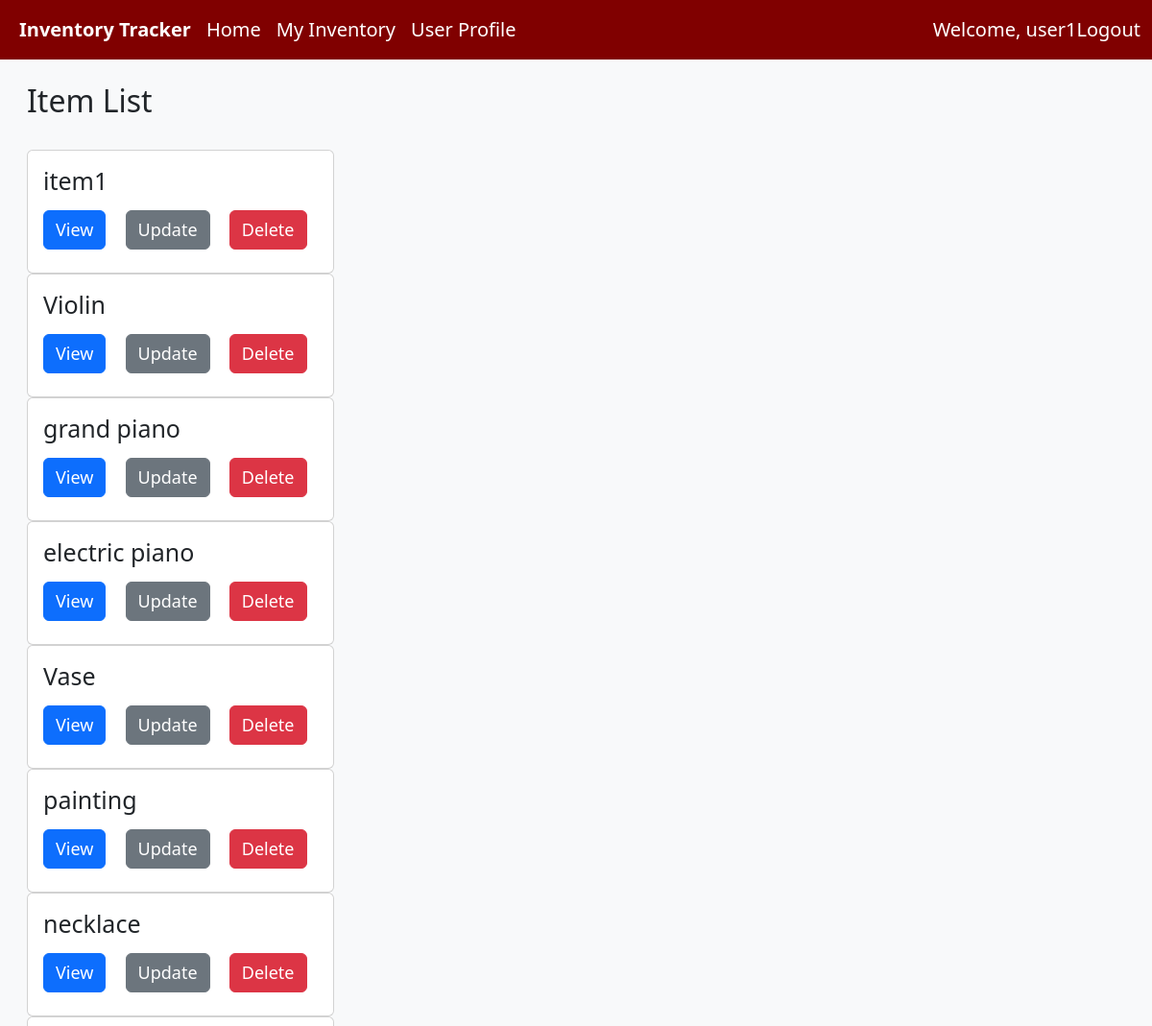
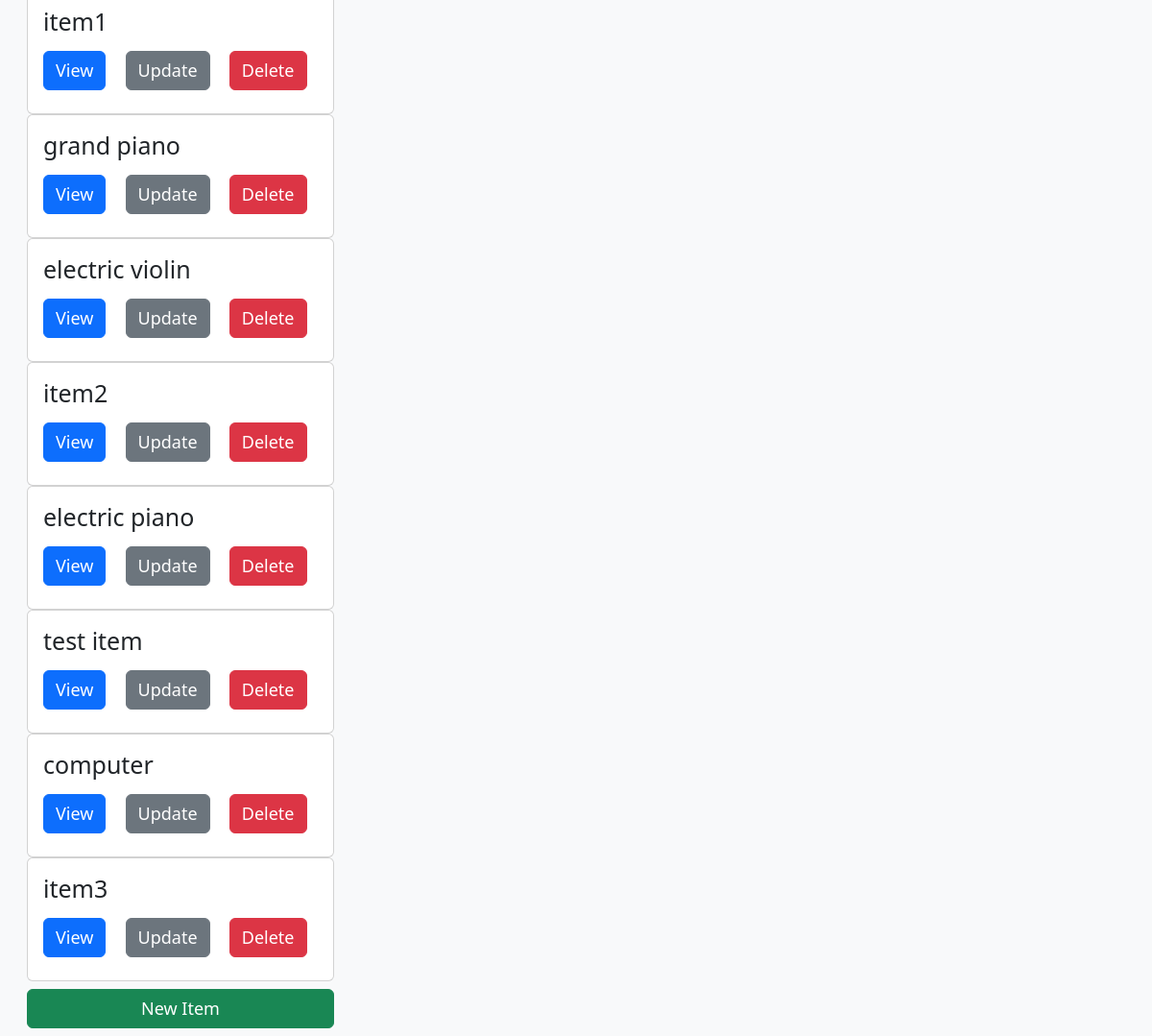
Screenshot of /items/ (signed in) with the database file from the repository (2 pictures, top to bottom).
### inventory_app/models.py (models this page shows, shortened)
class Item(models.Model):
    name = models.CharField(max_length = 200)
    description = models.TextField(blank=True)
    serial_number = models.CharField(max_length=100, blank=True)
    price = models.DecimalField(max_digits=10, decimal_places=2)
    image = models.ImageField(upload_to='uploads/', null=True, blank=True)
    inventory = models.ForeignKey(Inventory, on_delete=models.CASCADE, null=True)
    tag = models.ManyToManyField(to=Tag)
    def get_absolute_url(self):
        return reverse('item-detail', args=[str(self.id)])

### inventory_app/views.py (the view)
# urls.py: path('items/', views.ItemListView.as_view(), name='items'),
class ItemListView(generic.ListView):
    model = Item

### inventory_app/templates/inventory_app/item_list.html (shortened to what this page needs)
{% extends 'inventory_app/base_template.html' %}
{% block content %}
<body class="bg-light">
<div class="container-fluid mx-3">
    <br>
    <h2>Item List</h2>
    <br>
    {% if item_list %}
        <div class="card-columns">
            {% for item in item_list %}
                <div class="card me-4" style="max-width: 320px;">
                    <div class="card-body">
                        <h5 class="card-title" style="font-size: 25px;">{{ item.name }}</h5>
                        <a href="{{ item.get_absolute_url }}" class="btn btn-primary me-2" style="font-size: 18px;" role="button">View</a>
                        {% if request.user.is_authenticated %}
                            <a href="{% url 'update_item' item.id %}" class="btn btn-secondary m-2" style="font-size: 18px;" role="button">Update</a>
                            <a href="{% url 'delete_item' item.id %}" class="btn btn-danger m-2" style="font-size: 18px;" role="button">Delete</a>
                        {% endif %}
                    </div>
                </div>
            {% endfor %}
        </div>
    {% else %}
        <p style="font-size: 20px;">No items have been added.</p>
    {% endif %}
    <div class="mx-0 my-2">
        {% if request.user.is_authenticated %}
            <a class="btn btn-success" style="width: 320px; font-size: 18px" href="{% url 'create_item' %}" role="button">New Item</a>
        {% endif %}
    </div>
</div>
</body>
{% endblock %}

### inventory_app/templates/inventory_app/base_template.html (shortened to what this page needs)
{% load static %}
<!DOCTYPE html>
<html lang="en">
<head>
{% load bootstrap5 %}
{% bootstrap_css %}
</head>
<body class="bg-light">
<nav class="navbar navbar-expand-md navbar-dark" style="background-color: #800000;">
    <div class="container-fluid">
        <div class="collapse navbar-collapse" id="navbarNav">
            <ul class="navbar-nav">
                <li class="nav-item">
                    <span class="nav-link text-white" style="font-size: 20px;"><strong>Inventory Tracker</strong></span>
                </li>
                <li class="nav-item">
                    <a class="nav-link text-white" style="font-size: 20px;" href="{% url 'index' %}" aria-label="Visit the homepage">Home</a>
                </li>
                {% if request.user.is_authenticated %}
                    {% if request.user.owner.inventory.id %}
                        <li class="nav-item"><a class="nav-link text-white" style="font-size: 20px;" href="{% url 'inventory-detail' request.user.owner.inventory.id %}" aria-label="View inventory">My Inventory</a></li>
                    {% endif %}
                {% endif %}
                <li>
                    {% if request.user.is_authenticated %}
                        <a class="nav-link text-white" style="font-size: 20px;" href="{% url 'user_page' %}" aria-label="View list of items">User Profile</a>
                    {% endif %}
                </li>
            </ul>
        </div>
        {% if request.user.is_authenticated %}
            <span style="color: white; font-size: 20px;">Welcome, {{request.user}}</span>
            <span><a class="nav-link text-white" style="font-size: 20px;" href="{% url 'logout' %}">Logout</a></span>
        {% else %}
            {% if request.path != '/accounts/login/' %}
                <span><a class="nav-link text-white" style="font-size: 20px;" href="{% url 'login' %}">Login</a></span>
            {% endif %}
        {% endif %}
    </div>
 </nav>
{% block content %}
{% endblock %}
</body>
</html>

### rows the page displays
Item: name "item1"
Item: name "Violin"
Item: name "grand piano"
Item: name "electric piano"
Item: name "Vase"
Item: name "painting"
Item: name "necklace"
Item: name "item1"
Item: name "grand piano"
Item: name "electric violin"
Item: name "item2"
Item: name "electric piano"
Item: name "test item"
Item: name "computer"
Item: name "item3"

### other values shown
{{ request.user }} "user1"
